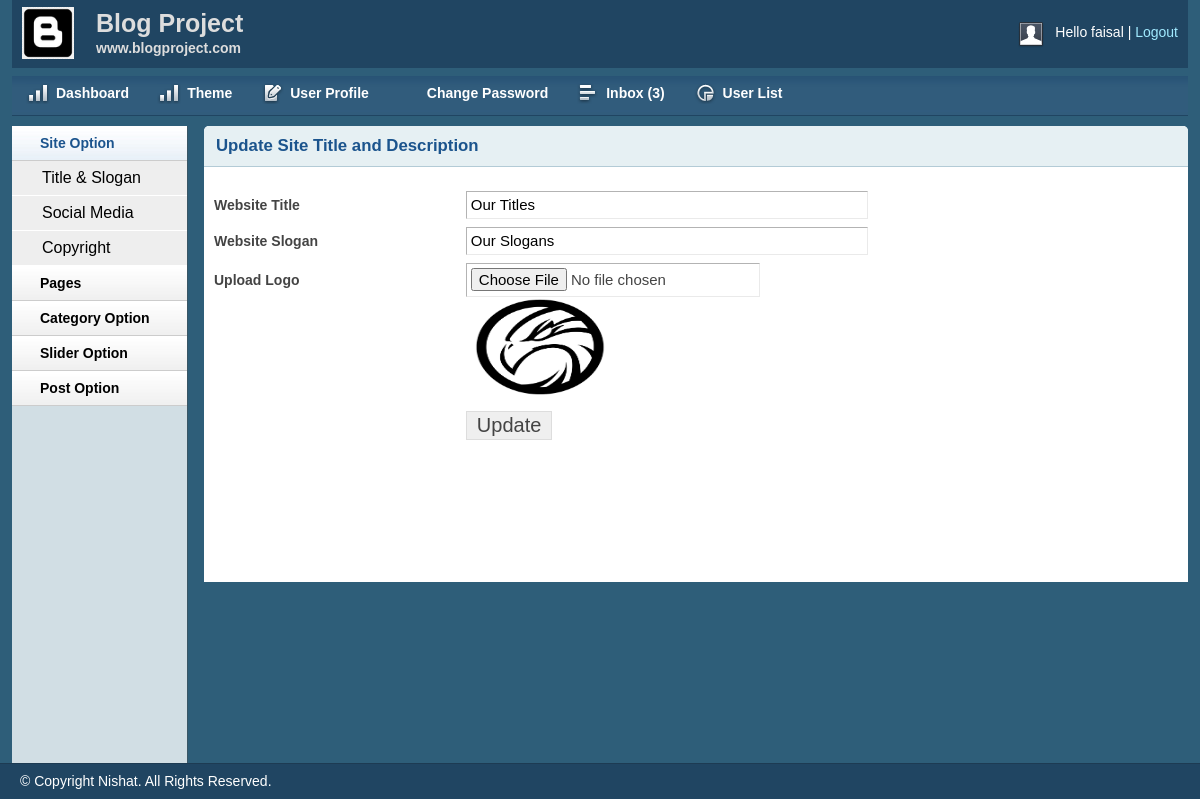
Page /admin/titleslogan.php (signed in) on the committed database.
### tables this page shows
CREATE TABLE `title_slogan` (
  `id` int(11) NOT NULL,
  `title` varchar(255) NOT NULL,
  `slogan` varchar(255) NOT NULL,
  `logo` varchar(255) NOT NULL
);

### lib/db.php (called while the page is built, shortened)
<?php
class DB
{
	public $host   = DB_HOST;
	public $user   = DB_USER;
	public $pass   = DB_PASS;
	public $dbname = DB_NAME;
	public $link;
	private function connectDB()
	{
		$this->link = new mysqli($this->host, $this->user, $this->pass, $this->dbname);
	}
	public function select($query)
	{
		$result = $this->link->query($query) or die($this->link->error . __LINE__);
		if ($result->num_rows > 0) {
			return $result;
		} else {
			return false;
		}
	}
}

### admin/titleslogan.php (the view, shortened to what this page needs)
<?php
include 'inc/header.php';
include 'inc/sidebar.php';
?>
<div class="grid_10">
    <div class="box round first grid">
        <h2>Update Site Title and Description</h2>
        <?php
        $query = "select * from title_slogan where id = '1'";
        $blog_title = $db->select($query);
        if ($blog_title) {
            while ($result = $blog_title->fetch_assoc()) {
        ?>
        <div class="block sloginblock">
            <form method="POST" action="" enctype="multipart/form-data">
                <table class="form">
                    <tr>
                        <td>
                            <label>Website Title</label>
                        </td>
                        <td>
                            <input type="text" value="<?php echo $result['title'] ?>" name="title" class="medium" />
                        </td>
                    </tr>
                    <tr>
                        <td>
                            <label>Website Slogan</label>
                        </td>
                        <td>
                            <input type="text" value="<?php echo $result['slogan'] ?>" name="slogan" class="medium" />
                        </td>
                    </tr>
                    <tr>
                        <td>
                            <label>Upload Logo</label>
                        </td>
                        <td>
                            <input type="file" name="logo" /><br>
                            <img width="150px" height="100px" src="<?php echo $result['logo'] ?>">
                        </td>
                    </tr>
                    <tr>
                        <td>
                        </td>
                        <td>
                            <input type="submit" name="submit" Value="Update" />
                        </td>
                    </tr>
                </table>
            </form>
        </div>
        <?php
            }
        }
        ?>
    </div>
</div>
<?php
include 'inc/footer.php';
?>

### admin/css/layout.css (style rules this page uses)
body { background: #fff none repeat scroll 0 0; color: #444; font-size: 14px; padding: 0; }
h1, h2, h3, h4, h5, h6 { line-height: 1.2em; margin-bottom: .3em; }
h2 { margin-top: 1em; }
.box { background: #fff; margin-bottom: 20px; padding: 10px 10px 10px 10px; margin-left: -8px; }
.box.grid { padding-bottom: 40px; }
.box.round { -moz-border-radius: 5px 5px 0px 0px; -webkit-border-radius: 5px 5px 0px 0px; border-radius: 5px 5px 0px 0px; }
.box h2 { font-size: 1.2em; font-weight: bold; color: #1B548D; background: #E6F0F3; margin: -10px -10px 0 -10px; padding: 10px 12px; border-bottom: 1px solid #B3CBD6; -moz-border-radius: 5px 5px 0px 0px; -webkit-border-radius: 5px 5px 0px 0px; border-radius: 5px 5px 0px 0px; }
.box.first { min-height: 406px; }
.block { padding-top: 20px; }
table.form { width: 100%; }
table.form td { padding: 4px 0px; }
table.form label { font-weight: bold; }
table.form input, table.form select { font-size: 15px; padding: 4px 4px 5px 4px; border-top: 1px solid #b3b3b3; border-left: 1px solid #b3b3b3; border-right: 1px solid #eaeaea; border-bottom: 1px solid #eaeaea; }
table.form input[type="submit"] { border: 1px solid #ddd; color: #444; cursor: pointer; font-size: 20px; padding: 2px 10px; }
input.medium { width: 55%; }
.block { padding-bottom: 1px; }

### rows in the picture
title_slogan: title "Our Titles", slogan "Our Slogans", logo (picture)

### other values in the picture
Session::get('username') "faisal"
$count "3"
